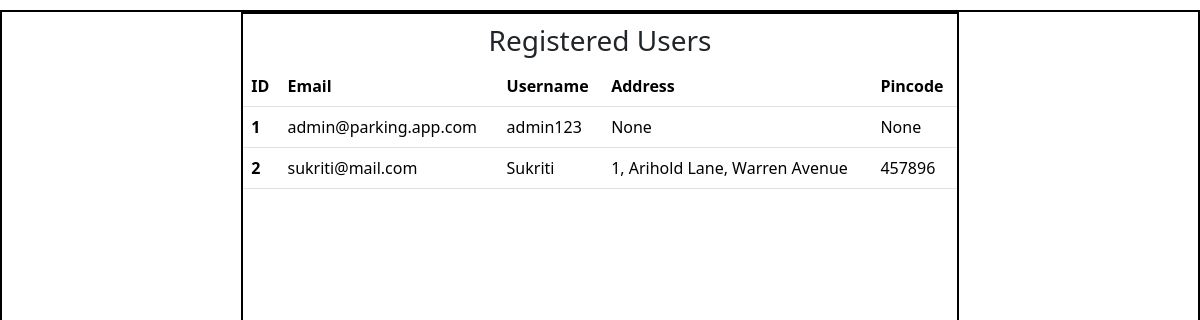
Page /display_users on the earlier database version.
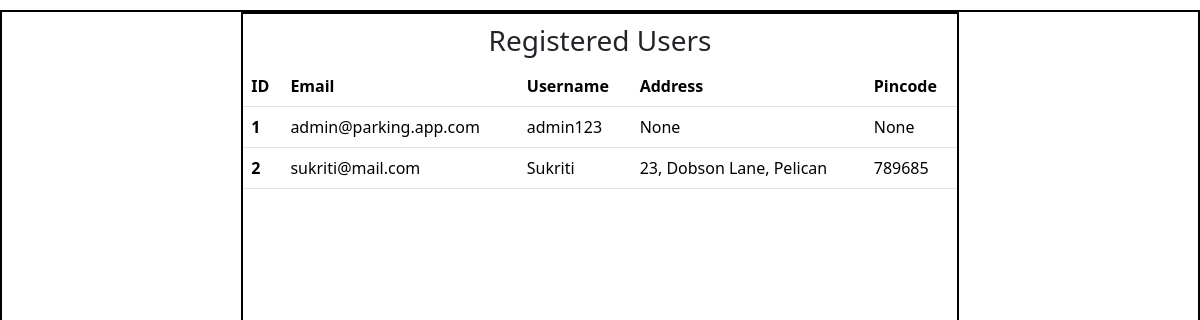
Same page on the later database version.
### application/models.py (models this page shows)
class User(db.Model):
    id = db.Column(db.Integer, primary_key=True)
    username = db.Column(db.String(), nullable=False, unique=True)
    email = db.Column(db.String(), nullable=False)
    password = db.Column(db.String(), nullable=False)
    type = db.Column(db.String(), default='general')
    address = db.Column(db.String())
    pincode = db.Column(db.String())

### application/controllers.py (the view)
@app.route("/display_users")
def display_registered_users():
    users=User.query.all()
    return render_template("display_users.html",users=users)

### templates/display_users.html (shortened to what this page needs)
<!DOCTYPE html>
<html lang="en">
<head>
    <link href="https://cdn.jsdelivr.net/npm/bootstrap@5.3.7/dist/css/bootstrap.min.css" rel="stylesheet">
    <link rel="stylesheet" href="../static/style.css">
</head>
<body>
    <div id="main">
        <div id="canvas">
            <div id="content">
                <h3 class="headings">Registered Users</h3>
                <table class="table">
                    <thead>
                        <tr>
                        <th scope="col">ID</th>
                        <th scope="col">Email</th>
                        <th scope="col">Username</th>
                        <th scope="col">Address</th>
                        <th scope="col">Pincode</th>
                        </tr>
                    </thead>
                    <tbody>
                        {% for user in users %}
                        <tr>
                        <th scope="row">{{user.id}}</th>
                        <td>{{user.email}}</td>
                        <td>{{user.username}}</td>
                        <td>{{user.address}}</td>
                        <td>{{user.pincode}}</td>
                        </tr>
                        {% endfor %}
                    </tbody>
                </table>
            </div>
        </div>
    </div>
</body>
</html>

### static/style.css (style rules this page uses)
* { margin:0; padding:0; box-sizing: border-box; }
html, body { height: 100%; width: 100%; }
#main { border: 2px solid black; margin-top: 10px; }
#canvas { border: 2px solid black; width:60%; margin:auto; height:100vh; }
.headings { margin-top:10px; text-align: center; }

Differences in the rows shown:
changed User "sukriti@mail.com": address "1, Arihold Lane, Warren Avenue" → "23, Dobson Lane, Pelican"; pincode "457896" → "789685"
